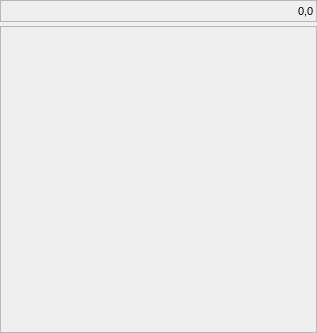
<?xml version="1.0" encoding="UTF-8"?>
<ui version="4.0">
 <class>UChromaViewWidget</class>
 <widget class="QWidget" name="UChromaViewWidget">
  <property name="geometry">
   <rect>
    <x>0</x>
    <y>0</y>
    <width>317</width>
    <height>333</height>
   </rect>
  </property>
  <property name="font">
   <font>
    <pointsize>9</pointsize>
   </font>
  </property>
  <property name="windowTitle">
   <string>Form</string>
  </property>
  <layout class="QVBoxLayout" name="verticalLayout">
   <property name="spacing">
    <number>4</number>
   </property>
   <property name="leftMargin">
    <number>0</number>
   </property>
   <property name="topMargin">
    <number>0</number>
   </property>
   <property name="rightMargin">
    <number>0</number>
   </property>
   <property name="bottomMargin">
    <number>0</number>
   </property>
   <item>
    <widget class="QFrame" name="ToolBarFrame">
     <property name="font">
      <font>
       <pointsize>8</pointsize>
      </font>
     </property>
     <property name="frameShape">
      <enum>QFrame::StyledPanel</enum>
     </property>
     <property name="frameShadow">
      <enum>QFrame::Sunken</enum>
     </property>
     <layout class="QHBoxLayout" name="horizontalLayout_2">
      <property name="spacing">
       <number>4</number>
      </property>
      <property name="leftMargin">
       <number>2</number>
      </property>
      <property name="topMargin">
       <number>0</number>
      </property>
      <property name="rightMargin">
       <number>2</number>
      </property>
      <property name="bottomMargin">
       <number>0</number>
      </property>
      <item>
       <spacer name="horizontalSpacer">
        <property name="orientation">
         <enum>Qt::Horizontal</enum>
        </property>
        <property name="sizeHint" stdset="0">
         <size>
          <width>288</width>
          <height>20</height>
         </size>
        </property>
       </spacer>
      </item>
      <item>
       <widget class="QLabel" name="CoordinateLabel">
        <property name="sizePolicy">
         <sizepolicy hsizetype="Minimum" vsizetype="Preferred">
          <horstretch>0</horstretch>
          <verstretch>0</verstretch>
         </sizepolicy>
        </property>
        <property name="text">
         <string>0,0</string>
        </property>
       </widget>
      </item>
     </layout>
    </widget>
   </item>
   <item>
    <widget class="QFrame" name="MainViewFrame">
     <property name="sizePolicy">
      <sizepolicy hsizetype="Expanding" vsizetype="Expanding">
       <horstretch>0</horstretch>
       <verstretch>0</verstretch>
      </sizepolicy>
     </property>
     <property name="minimumSize">
      <size>
       <width>300</width>
       <height>300</height>
      </size>
     </property>
     <property name="frameShape">
      <enum>QFrame::StyledPanel</enum>
     </property>
     <property name="frameShadow">
      <enum>QFrame::Sunken</enum>
     </property>
     <layout class="QHBoxLayout" name="horizontalLayout">
      <property name="spacing">
       <number>0</number>
      </property>
      <property name="leftMargin">
       <number>0</number>
      </property>
      <property name="topMargin">
       <number>0</number>
      </property>
      <property name="rightMargin">
       <number>0</number>
      </property>
      <property name="bottomMargin">
       <number>0</number>
      </property>
      <item>
       <widget class="Viewer" name="MainView" native="true">
        <property name="sizePolicy">
         <sizepolicy hsizetype="Expanding" vsizetype="Expanding">
          <horstretch>0</horstretch>
          <verstretch>3</verstretch>
         </sizepolicy>
        </property>
        <property name="cursor">
         <cursorShape>CrossCursor</cursorShape>
        </property>
        <property name="mouseTracking">
         <bool>true</bool>
        </property>
        <property name="focusPolicy">
         <enum>Qt::WheelFocus</enum>
        </property>
       </widget>
      </item>
     </layout>
    </widget>
   </item>
  </layout>
  <action name="actionFileQuit">
   <property name="text">
    <string>&amp;Quit</string>
   </property>
  </action>
  <action name="actionFileLoadSession">
   <property name="icon">
    <iconset resource="uchroma.qrc">
     <normaloff>:/uchroma/icons/file_open.svg</normaloff>:/uchroma/icons/file_open.svg</iconset>
   </property>
   <property name="text">
    <string>&amp;Load Session</string>
   </property>
   <property name="toolTip">
    <string>Load a session</string>
   </property>
   <property name="shortcut">
    <string>Ctrl+L</string>
   </property>
  </action>
  <action name="actionFileSaveSession">
   <property name="icon">
    <iconset resource="uchroma.qrc">
     <normaloff>:/uchroma/icons/file_save.svg</normaloff>:/uchroma/icons/file_save.svg</iconset>
   </property>
   <property name="text">
    <string>&amp;Save Session</string>
   </property>
   <property name="toolTip">
    <string>Save the current session</string>
   </property>
   <property name="shortcut">
    <string>Ctrl+S</string>
   </property>
  </action>
  <action name="actionViewReset">
   <property name="icon">
    <iconset resource="uchroma.qrc">
     <normaloff>:/uchroma/icons/view_reset.svg</normaloff>:/uchroma/icons/view_reset.svg</iconset>
   </property>
   <property name="text">
    <string>&amp;Reset</string>
   </property>
   <property name="toolTip">
    <string>Reset current view</string>
   </property>
   <property name="shortcut">
    <string>Ctrl+R</string>
   </property>
  </action>
  <action name="actionFileSaveSessionAs">
   <property name="icon">
    <iconset resource="uchroma.qrc">
     <normaloff>:/uchroma/icons/file_saveas.svg</normaloff>:/uchroma/icons/file_saveas.svg</iconset>
   </property>
   <property name="text">
    <string>Save Session &amp;As</string>
   </property>
   <property name="toolTip">
    <string>Save current session under a new name</string>
   </property>
  </action>
  <action name="actionFileExportImage">
   <property name="text">
    <string>Export Image</string>
   </property>
   <property name="toolTip">
    <string>Export current view as an image</string>
   </property>
  </action>
  <action name="actionDataImport">
   <property name="text">
    <string>&amp;Import</string>
   </property>
   <property name="toolTip">
    <string>Import XY data</string>
   </property>
  </action>
  <action name="actionFileNewSession">
   <property name="icon">
    <iconset resource="uchroma.qrc">
     <normaloff>:/uchroma/icons/file_new.svg</normaloff>:/uchroma/icons/file_new.svg</iconset>
   </property>
   <property name="text">
    <string>&amp;New Session</string>
   </property>
   <property name="toolTip">
    <string>Start a new, empty session</string>
   </property>
  </action>
  <action name="actionSettingsChooseFont">
   <property name="text">
    <string>Choose Font...</string>
   </property>
   <property name="toolTip">
    <string>Choose Font</string>
   </property>
  </action>
  <action name="actionAnalyseNewFit">
   <property name="checkable">
    <bool>false</bool>
   </property>
   <property name="enabled">
    <bool>true</bool>
   </property>
   <property name="icon">
    <iconset resource="uchroma.qrc">
     <normaloff>:/uchroma/icons/windows_fit.svg</normaloff>:/uchroma/icons/windows_fit.svg</iconset>
   </property>
   <property name="text">
    <string>New &amp;Fit Equation...</string>
   </property>
   <property name="shortcut">
    <string>Ctrl+F</string>
   </property>
  </action>
  <action name="actionViewAxes">
   <property name="enabled">
    <bool>true</bool>
   </property>
   <property name="icon">
    <iconset resource="uchroma.qrc">
     <normaloff>:/uchroma/icons/windows_axes.svg</normaloff>:/uchroma/icons/windows_axes.svg</iconset>
   </property>
   <property name="text">
    <string>Edit &amp;Axes...</string>
   </property>
   <property name="toolTip">
    <string>Adjust axis limits and axis style</string>
   </property>
   <property name="shortcut">
    <string>Ctrl+Shift+A</string>
   </property>
   <property name="shortcutContext">
    <enum>Qt::WindowShortcut</enum>
   </property>
  </action>
  <action name="actionCollectionStyle">
   <property name="icon">
    <iconset resource="uchroma.qrc">
     <normaloff>:/uchroma/icons/windows_style.svg</normaloff>:/uchroma/icons/windows_style.svg</iconset>
   </property>
   <property name="text">
    <string>Change &amp;Style...</string>
   </property>
   <property name="toolTip">
    <string>Set colour and visual style of current collection</string>
   </property>
   <property name="shortcut">
    <string>Ctrl+Shift+S</string>
   </property>
  </action>
  <action name="actionCollectionTransform">
   <property name="icon">
    <iconset resource="uchroma.qrc">
     <normaloff>:/uchroma/icons/windows_transform.svg</normaloff>:/uchroma/icons/windows_transform.svg</iconset>
   </property>
   <property name="text">
    <string>Set Global &amp;Transform...</string>
   </property>
   <property name="toolTip">
    <string>Set x, y, and z data transforms for current collection</string>
   </property>
   <property name="shortcut">
    <string>Ctrl+Shift+T</string>
   </property>
  </action>
  <action name="actionDataView">
   <property name="icon">
    <iconset resource="uchroma.qrc">
     <normaloff>:/uchroma/icons/windows_data.svg</normaloff>:/uchroma/icons/windows_data.svg</iconset>
   </property>
   <property name="text">
    <string>&amp;View DataSets...</string>
   </property>
   <property name="toolTip">
    <string>Add/remove data slices in current collection</string>
   </property>
   <property name="shortcut">
    <string>Ctrl+Shift+D</string>
   </property>
  </action>
  <action name="actionWindowView">
   <property name="checkable">
    <bool>true</bool>
   </property>
   <property name="icon">
    <iconset resource="uchroma.qrc">
     <normaloff>:/uchroma/icons/windows_view.svg</normaloff>:/uchroma/icons/windows_view.svg</iconset>
   </property>
   <property name="text">
    <string>&amp;View</string>
   </property>
  </action>
  <action name="actionCollectionNew">
   <property name="text">
    <string>N&amp;ew</string>
   </property>
   <property name="toolTip">
    <string>Create new, empty collection</string>
   </property>
  </action>
  <action name="actionCollectionFocusNext">
   <property name="icon">
    <iconset resource="uchroma.qrc">
     <normaloff>:/uchroma/icons/collections_next.svg</normaloff>:/uchroma/icons/collections_next.svg</iconset>
   </property>
   <property name="text">
    <string>Focus &amp;Next</string>
   </property>
   <property name="toolTip">
    <string>Shift focus to next collection in list (PgDown)</string>
   </property>
   <property name="shortcut">
    <string>PgDown</string>
   </property>
   <property name="shortcutContext">
    <enum>Qt::ApplicationShortcut</enum>
   </property>
  </action>
  <action name="actionCollectionFocusPrevious">
   <property name="icon">
    <iconset resource="uchroma.qrc">
     <normaloff>:/uchroma/icons/collections_prev.svg</normaloff>:/uchroma/icons/collections_prev.svg</iconset>
   </property>
   <property name="text">
    <string>Focus &amp;Previous</string>
   </property>
   <property name="toolTip">
    <string>Shift focus to the previous collection in the list (PgUp)</string>
   </property>
   <property name="shortcut">
    <string>PgUp</string>
   </property>
   <property name="shortcutContext">
    <enum>Qt::ApplicationShortcut</enum>
   </property>
  </action>
  <action name="actionDataLoadXY">
   <property name="text">
    <string>&amp;Load XY Datasets</string>
   </property>
  </action>
  <action name="actionViewShowAll">
   <property name="icon">
    <iconset resource="uchroma.qrc">
     <normaloff>:/uchroma/icons/view_showall.svg</normaloff>:/uchroma/icons/view_showall.svg</iconset>
   </property>
   <property name="text">
    <string>Show &amp;All</string>
   </property>
   <property name="iconText">
    <string>ViewShowAll</string>
   </property>
   <property name="toolTip">
    <string>Expand limits of axes in order to include all data</string>
   </property>
  </action>
  <action name="actionDataReload">
   <property name="text">
    <string>Reload</string>
   </property>
   <property name="toolTip">
    <string>Reload datasets from their associated files</string>
   </property>
  </action>
  <action name="actionInteractX">
   <property name="checkable">
    <bool>true</bool>
   </property>
   <property name="icon">
    <iconset resource="uchroma.qrc">
     <normaloff>:/uchroma/icons/interact_x.svg</normaloff>:/uchroma/icons/interact_x.svg</iconset>
   </property>
   <property name="text">
    <string>InteractX</string>
   </property>
   <property name="toolTip">
    <string>Select / monitor X axis</string>
   </property>
   <property name="shortcut">
    <string>X</string>
   </property>
   <property name="shortcutContext">
    <enum>Qt::ApplicationShortcut</enum>
   </property>
  </action>
  <action name="actionInteractY">
   <property name="checkable">
    <bool>true</bool>
   </property>
   <property name="icon">
    <iconset resource="uchroma.qrc">
     <normaloff>:/uchroma/icons/interact_y.svg</normaloff>:/uchroma/icons/interact_y.svg</iconset>
   </property>
   <property name="text">
    <string>InteractY</string>
   </property>
   <property name="toolTip">
    <string>Select / monitor Y axis</string>
   </property>
   <property name="shortcut">
    <string>Y</string>
   </property>
   <property name="shortcutContext">
    <enum>Qt::ApplicationShortcut</enum>
   </property>
  </action>
  <action name="actionInteractZ">
   <property name="checkable">
    <bool>true</bool>
   </property>
   <property name="icon">
    <iconset resource="uchroma.qrc">
     <normaloff>:/uchroma/icons/interact_z.svg</normaloff>:/uchroma/icons/interact_z.svg</iconset>
   </property>
   <property name="text">
    <string>InteractZ</string>
   </property>
   <property name="toolTip">
    <string>Select / monitor Z axis</string>
   </property>
   <property name="shortcut">
    <string>Z</string>
   </property>
   <property name="shortcutContext">
    <enum>Qt::ApplicationShortcut</enum>
   </property>
  </action>
  <action name="actionInteractNone">
   <property name="checkable">
    <bool>true</bool>
   </property>
   <property name="icon">
    <iconset resource="uchroma.qrc">
     <normaloff>:/uchroma/icons/interact_none.svg</normaloff>:/uchroma/icons/interact_none.svg</iconset>
   </property>
   <property name="text">
    <string>No Interaction</string>
   </property>
   <property name="shortcut">
    <string>Esc</string>
   </property>
   <property name="shortcutContext">
    <enum>Qt::ApplicationShortcut</enum>
   </property>
   <property name="visible">
    <bool>true</bool>
   </property>
  </action>
  <action name="actionAxesQuickLog">
   <property name="checkable">
    <bool>true</bool>
   </property>
   <property name="text">
    <string>Log</string>
   </property>
  </action>
  <action name="actionCollectionCreate">
   <property name="checkable">
    <bool>false</bool>
   </property>
   <property name="enabled">
    <bool>true</bool>
   </property>
   <property name="icon">
    <iconset resource="uchroma.qrc">
     <normaloff>:/uchroma/icons/windows_create.svg</normaloff>:/uchroma/icons/windows_create.svg</iconset>
   </property>
   <property name="text">
    <string>&amp;Create From Equation...</string>
   </property>
   <property name="toolTip">
    <string>Create new collections from scratch</string>
   </property>
  </action>
  <action name="actionViewChangeLayout">
   <property name="icon">
    <iconset resource="uchroma.qrc">
     <normaloff>:/uchroma/icons/windows_layout.svg</normaloff>:/uchroma/icons/windows_layout.svg</iconset>
   </property>
   <property name="text">
    <string>Change &amp;Layout...</string>
   </property>
   <property name="toolTip">
    <string>Adjust / modify pane number and layout</string>
   </property>
   <property name="shortcut">
    <string>Ctrl+Shift+L</string>
   </property>
  </action>
  <action name="actionViewFlatXY">
   <property name="checkable">
    <bool>true</bool>
   </property>
   <property name="icon">
    <iconset resource="uchroma.qrc">
     <normaloff>:/uchroma/icons/view_flatxy.svg</normaloff>:/uchroma/icons/view_flatxy.svg</iconset>
   </property>
   <property name="text">
    <string>&amp;Flat XY</string>
   </property>
   <property name="toolTip">
    <string>Flat view facing XY plane</string>
   </property>
  </action>
  <action name="actionFilePrint">
   <property name="enabled">
    <bool>false</bool>
   </property>
   <property name="text">
    <string>&amp;Print</string>
   </property>
  </action>
  <action name="actionDummyCurrentPane">
   <property name="enabled">
    <bool>false</bool>
   </property>
   <property name="text">
    <string>Current Pane</string>
   </property>
   <property name="font">
    <font>
     <weight>75</weight>
     <bold>true</bold>
    </font>
   </property>
  </action>
  <action name="actionViewAutoStretched3D">
   <property name="checkable">
    <bool>true</bool>
   </property>
   <property name="icon">
    <iconset resource="uchroma.qrc">
     <normaloff>:/uchroma/icons/view_autostretch.svg</normaloff>:/uchroma/icons/view_autostretch.svg</iconset>
   </property>
   <property name="text">
    <string>Autostretched &amp;3D</string>
   </property>
   <property name="toolTip">
    <string>Normal 3D view with automatically-stretched axes to fit view</string>
   </property>
  </action>
  <action name="actionCollectionDelete">
   <property name="text">
    <string>&amp;Delete Current</string>
   </property>
  </action>
  <action name="actionCollectionDuplicate">
   <property name="text">
    <string>D&amp;uplicate Current</string>
   </property>
  </action>
  <action name="actionAnalyseEditFit">
   <property name="text">
    <string>&amp;Edit Fit Equation...</string>
   </property>
   <property name="shortcut">
    <string>Ctrl+Shift+F</string>
   </property>
  </action>
  <action name="actionAnalyseUpdateFit">
   <property name="text">
    <string>Continue/&amp;Update Fit</string>
   </property>
   <property name="shortcut">
    <string>F9</string>
   </property>
  </action>
  <action name="actionWindowStyle">
   <property name="checkable">
    <bool>true</bool>
   </property>
   <property name="icon">
    <iconset resource="uchroma.qrc">
     <normaloff>:/uchroma/icons/windows_style.svg</normaloff>:/uchroma/icons/windows_style.svg</iconset>
   </property>
   <property name="text">
    <string>Toggle Style Window</string>
   </property>
   <property name="toolTip">
    <string>Change colour and visual style of collections</string>
   </property>
  </action>
  <action name="actionWindowAxes">
   <property name="checkable">
    <bool>true</bool>
   </property>
   <property name="enabled">
    <bool>true</bool>
   </property>
   <property name="icon">
    <iconset resource="uchroma.qrc">
     <normaloff>:/uchroma/icons/windows_axes.svg</normaloff>:/uchroma/icons/windows_axes.svg</iconset>
   </property>
   <property name="text">
    <string>Show Axes Window</string>
   </property>
   <property name="toolTip">
    <string>Adjust axis limits and axis style</string>
   </property>
   <property name="shortcutContext">
    <enum>Qt::WindowShortcut</enum>
   </property>
  </action>
  <action name="actionWindowLog">
   <property name="checkable">
    <bool>true</bool>
   </property>
   <property name="enabled">
    <bool>true</bool>
   </property>
   <property name="icon">
    <iconset resource="uchroma.qrc">
     <normaloff>:/uchroma/icons/windows_log.svg</normaloff>:/uchroma/icons/windows_log.svg</iconset>
   </property>
   <property name="text">
    <string>Toggle Log Window</string>
   </property>
   <property name="toolTip">
    <string>Show log window</string>
   </property>
   <property name="shortcutContext">
    <enum>Qt::WindowShortcut</enum>
   </property>
  </action>
  <action name="actionWindowTransform">
   <property name="checkable">
    <bool>true</bool>
   </property>
   <property name="icon">
    <iconset resource="uchroma.qrc">
     <normaloff>:/uchroma/icons/windows_transform.svg</normaloff>:/uchroma/icons/windows_transform.svg</iconset>
   </property>
   <property name="text">
    <string>Toggle Global &amp;Transform Window</string>
   </property>
   <property name="toolTip">
    <string>Set x, y, and z data transforms for collections</string>
   </property>
  </action>
  <action name="actionWindowData">
   <property name="checkable">
    <bool>true</bool>
   </property>
   <property name="icon">
    <iconset resource="uchroma.qrc">
     <normaloff>:/uchroma/icons/windows_data.svg</normaloff>:/uchroma/icons/windows_data.svg</iconset>
   </property>
   <property name="text">
    <string>Toggle DataSets Window</string>
   </property>
   <property name="toolTip">
    <string>View/edit data in the current collection</string>
   </property>
  </action>
  <action name="actionViewFlatXZ">
   <property name="checkable">
    <bool>true</bool>
   </property>
   <property name="icon">
    <iconset resource="uchroma.qrc">
     <normaloff>:/uchroma/icons/view_flatxz.svg</normaloff>:/uchroma/icons/view_flatxz.svg</iconset>
   </property>
   <property name="text">
    <string>&amp;Flat XZ</string>
   </property>
   <property name="toolTip">
    <string>Flat view facing XZ plane</string>
   </property>
  </action>
  <action name="actionViewFlatZY">
   <property name="checkable">
    <bool>true</bool>
   </property>
   <property name="icon">
    <iconset resource="uchroma.qrc">
     <normaloff>:/uchroma/icons/view_flatyz.svg</normaloff>:/uchroma/icons/view_flatyz.svg</iconset>
   </property>
   <property name="text">
    <string>&amp;Flat ZY</string>
   </property>
   <property name="toolTip">
    <string>Flat view facing ZY plane</string>
   </property>
  </action>
  <action name="actionViewNormal">
   <property name="checkable">
    <bool>true</bool>
   </property>
   <property name="icon">
    <iconset resource="uchroma.qrc">
     <normaloff>:/uchroma/icons/view_normal.svg</normaloff>:/uchroma/icons/view_normal.svg</iconset>
   </property>
   <property name="text">
    <string>&amp;Normal</string>
   </property>
   <property name="toolTip">
    <string>Normal 3D view</string>
   </property>
  </action>
  <action name="actionViewLinked">
   <property name="checkable">
    <bool>true</bool>
   </property>
   <property name="enabled">
    <bool>false</bool>
   </property>
   <property name="icon">
    <iconset resource="uchroma.qrc">
     <normaloff>:/uchroma/icons/view_autostretch.svg</normaloff>:/uchroma/icons/view_autostretch.svg</iconset>
   </property>
   <property name="text">
    <string>&amp;Linked</string>
   </property>
   <property name="toolTip">
    <string>Link view to another pane</string>
   </property>
  </action>
  <action name="actionViewPerspective">
   <property name="checkable">
    <bool>true</bool>
   </property>
   <property name="icon">
    <iconset resource="uchroma.qrc">
     <normaloff>:/uchroma/icons/view_perspective.svg</normaloff>:/uchroma/icons/view_perspective.svg</iconset>
   </property>
   <property name="text">
    <string>&amp;Perspective</string>
   </property>
   <property name="toolTip">
    <string>Toggle perspective on 3D views</string>
   </property>
  </action>
  <action name="actionCollectionPromoteToMaster">
   <property name="text">
    <string>Promote to &amp;Master</string>
   </property>
  </action>
  <action name="actionAnalyseResetAndRestartFit">
   <property name="text">
    <string>&amp;Reset and Restart Fit</string>
   </property>
   <property name="shortcut">
    <string>F10</string>
   </property>
  </action>
  <action name="actionAnalyseViewFitResults">
   <property name="text">
    <string>View Fit Results...</string>
   </property>
   <property name="shortcut">
    <string>F11</string>
   </property>
  </action>
  <action name="actionOperateConstantBackgroundSubtraction">
   <property name="text">
    <string>Constant Background Subtraction</string>
   </property>
  </action>
  <action name="actionOperateSetZValues">
   <property name="text">
    <string>Set Z Values</string>
   </property>
  </action>
  <action name="actionEditUndo">
   <property name="text">
    <string>Undo</string>
   </property>
   <property name="shortcut">
    <string>Ctrl+Z</string>
   </property>
  </action>
  <action name="actionEditRedo">
   <property name="text">
    <string>Redo</string>
   </property>
   <property name="shortcut">
    <string>Ctrl+Shift+Z</string>
   </property>
  </action>
  <action name="actionCollectionExport">
   <property name="text">
    <string>E&amp;xport...</string>
   </property>
   <property name="toolTip">
    <string>Export current collection</string>
   </property>
  </action>
  <action name="actionSettingsResetFont">
   <property name="text">
    <string>Reset to Default</string>
   </property>
  </action>
 </widget>
 <customwidgets>
  <customwidget>
   <class>Viewer</class>
   <extends>QWidget</extends>
   <header>gui/uchroma/gui/viewer.hui</header>
   <container>1</container>
  </customwidget>
 </customwidgets>
 <resources>
  <include location="uchroma.qrc"/>
 </resources>
 <connections/>
</ui>
